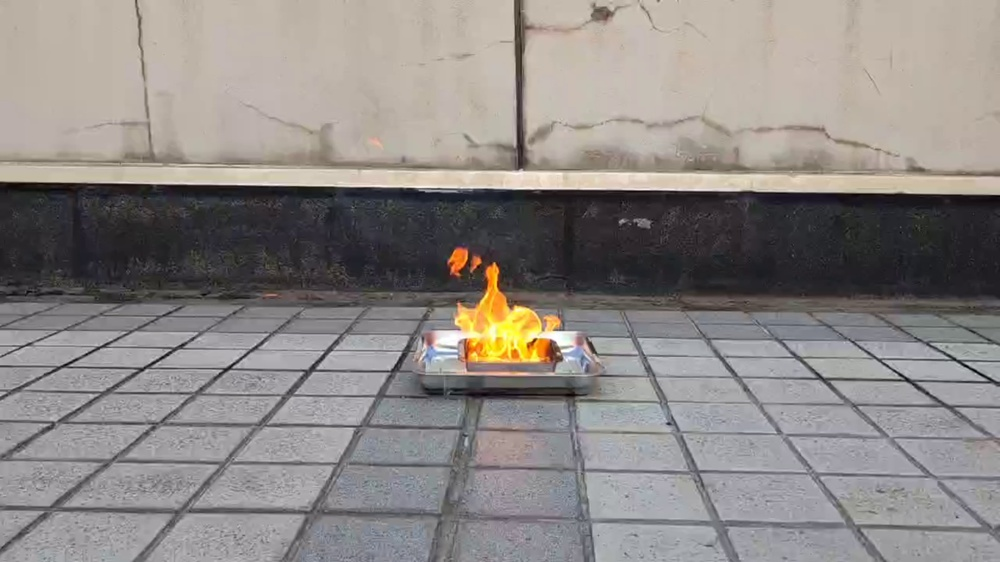
//> input picture OpenCV/StudyOpenCV/1.jpg, 1000 x 562 px, shrunk from 2688 x 1512 before the run
$ ./Otsu ../1.jpg   (built with g++ and OpenCV 4)
//> lines starting //> are read from the running program, lines starting //| are printed output that depends on the picture; after the words box and inside, x2 and y2 are one past the last pixel; in counts of white or black regions, pixels touching at a corner belong together
#include <iostream>
#include <opencv2/core.hpp>
#include <opencv2/imgcodecs.hpp>
#include <opencv2/imgproc.hpp>
#include <opencv2/highgui.hpp>
#include <opencv2/imgproc/types_c.h>
using namespace cv;
using namespace std;

//***************Otsu算法通过求类间方差极大值求自适应阈值******************
int OtsuAlgThreshold(const Mat image);

int main(int argc,char *argv[])
{
	Mat image=imread(argv[1]);
//> image is the input picture: 562 rows x 1000 cols, CV_8UC3; mean B, G, R 132.8, 135.5, 140.5
	imshow("SoureImage",image);
	cvtColor(image,image,CV_RGB2GRAY);
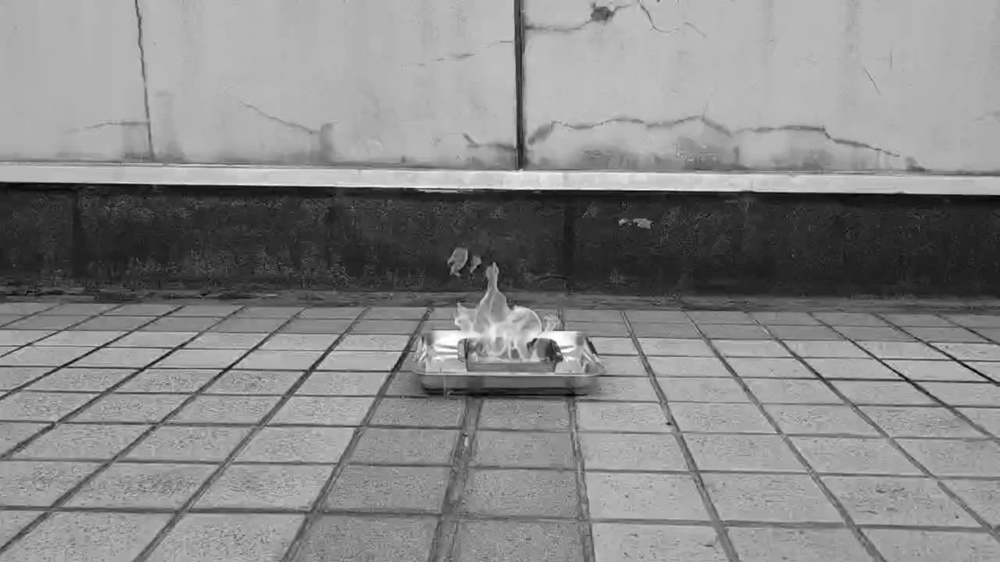
//> image: 562 rows x 1000 cols, CV_8UC1; min 1, max 255, mean 135.3
	Mat imageOutput;
	Mat imageOtsu;
	int thresholdValue=OtsuAlgThreshold(image);
//> after the loop in OtsuAlgThreshold, `for(int i=0;i<image.rows;i++)`: Histogram = 256 values, max 15785 at index 178, min 0 at index 0, mean 2195.3
//> the loop in OtsuAlgThreshold, `for(int i=0;i<255;i++)` made 1 pass
//> (w1, u1) on pass 1: (0, 0)
//> after the loop in OtsuAlgThreshold, `for(int i=0;i<255;i++)`: w1 = 0
//> thresholdValue = 0
	cout<<"类间方差为： "<<thresholdValue<<endl;
//| 类间方差为： 0
	threshold(image,imageOutput,thresholdValue,255,CV_THRESH_BINARY);
//> imageOutput: 562 rows x 1000 cols, CV_8UC1; every value is 255
	threshold(image,imageOtsu,0,255,CV_THRESH_OTSU); //Opencv Otsu算法
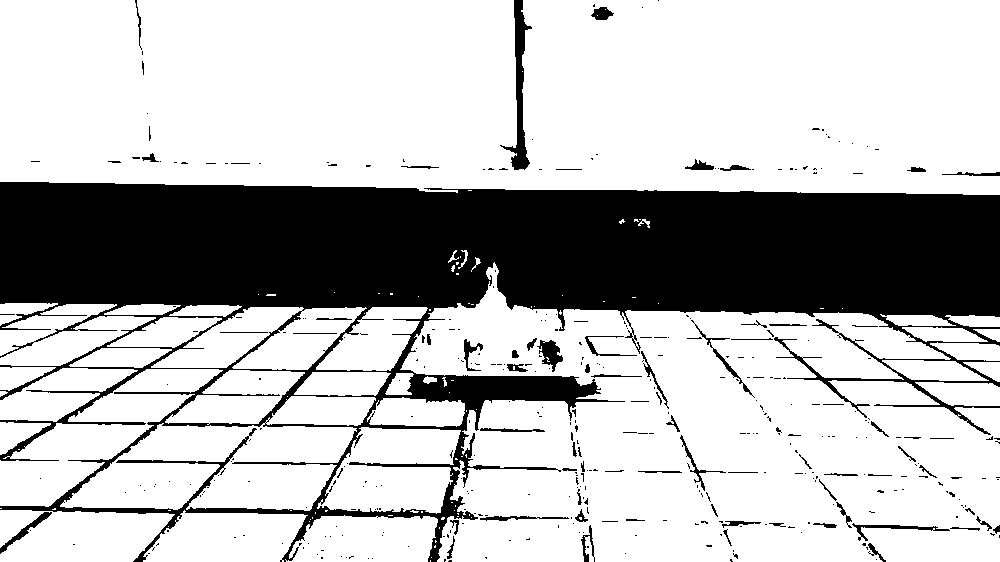
//> imageOtsu: 562 rows x 1000 cols, CV_8UC1; 73.2% white; 393 black regions (322 under 20 px), largest, box (x1, y1, x2, y2) and area: (0, 182, 1000, 562) 141560, (500, 0, 532, 170) 1536, (537, 340, 563, 372) 417
	//imshow("SoureImage",image);
	imshow("Output Image",imageOutput);
	imshow("Opencv Otsu",imageOtsu);
	waitKey();
	return 0;
}
int OtsuAlgThreshold(const Mat image)
{
	if(image.channels()!=1)
	{
		cout<<"Please input Gray-image!"<<endl;
		return 0;
	}
	int T=0; //Otsu算法阈值
	double varValue=0; //类间方差中间值保存
	double w0=0; //前景像素点数所占比例
	double w1=0; //背景像素点数所占比例
	double u0=0; //前景平均灰度
	double u1=0; //背景平均灰度
	double Histogram[256]={0}; //灰度直方图，下标是灰度值，保存内容是灰度值对应的像素点总数
	uchar *data=image.data;
	double totalNum=image.rows*image.cols; //像素总数
	//计算灰度直方图分布，Histogram数组下标是灰度值，保存内容是灰度值对应像素点数
	for(int i=0;i<image.rows;i++)   //为表述清晰，并没有把rows和cols单独提出来
	{
		for(int j=0;j<image.cols;j++)
		{
			Histogram[data[i*image.step+j]]++;
		}
	}
	for(int i=0;i<255;i++)
	{
		//每次遍历之前初始化各变量
		w1=0;		u1=0;		w0=0;		u0=0;
		//***********背景各分量值计算**************************
		for(int j=0;j<=i;j++) //背景部分各值计算
		{
			w1+=Histogram[j];  //背景部分像素点总数
			u1+=j*Histogram[j]; //背景部分像素总灰度和
		}
		if(w1==0) //背景部分像素点数为0时退出
		{
			break;
		}
		u1=u1/w1; //背景像素平均灰度
		w1=w1/totalNum; // 背景部分像素点数所占比例
		//***********背景各分量值计算**************************

		//***********前景各分量值计算**************************
		for(int k=i+1;k<255;k++)
		{
			w0+=Histogram[k];  //前景部分像素点总数
			u0+=k*Histogram[k]; //前景部分像素总灰度和
		}
		if(w0==0) //前景部分像素点数为0时退出
		{
			break;
		}
		u0=u0/w0; //前景像素平均灰度
		w0=w0/totalNum; // 前景部分像素点数所占比例
		//***********前景各分量值计算**************************

		//***********类间方差计算******************************
		double varValueI=w0*w1*(u1-u0)*(u1-u0); //当前类间方差计算
		if(varValue<varValueI)
		{
			varValue=varValueI;
			T=i;
		}
	}
	return T;
}
